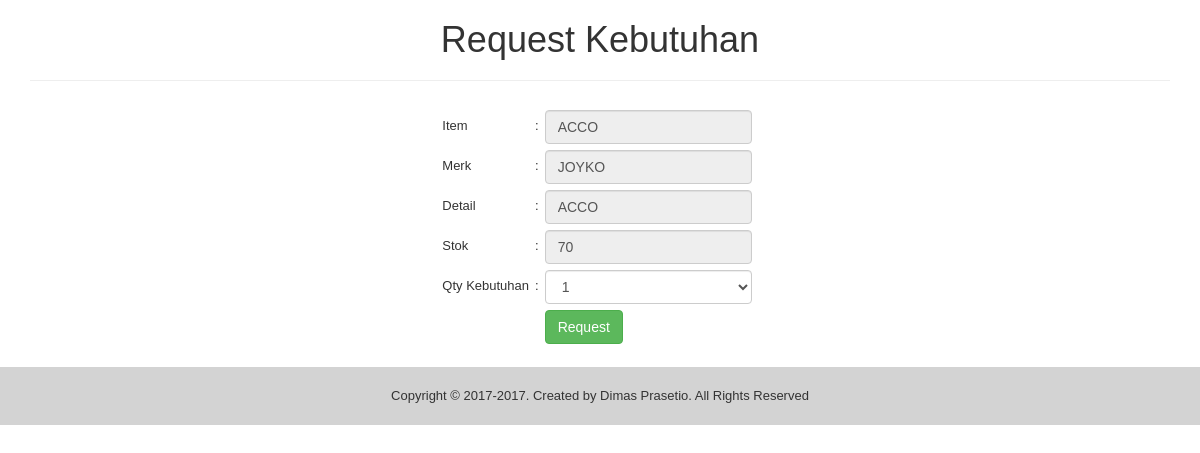
Page /inc/request.php?id=ACC-J01-08-NA (signed in) on the committed database.
### tables this page shows
CREATE TABLE `tbl_inventory` (
  `id` varchar(20) NOT NULL,
  `item` varchar(100) NOT NULL,
  `merk` varchar(45) NOT NULL,
  `type` varchar(45) DEFAULT NULL,
  `warna` varchar(45) DEFAULT NULL,
  `ukuran` varchar(45) DEFAULT NULL,
  `detail` varchar(300) DEFAULT NULL,
  `stok` int(4) NOT NULL,
  `satuan` varchar(10) NOT NULL,
  `stok_min` int(4) NOT NULL,
  `updated_by` varchar(45) NOT NULL,
  `updated_date` varchar(45) NOT NULL,
  PRIMARY KEY (`id`)
);

### inc/request.php (the view, shortened to what this page needs)
<?php
include "../inc/koneksi.php";
?>
<!DOCTYPE html>
<html>
<head>
</head>
<link rel="stylesheet" href="../css/bootstrap.min.css"/>
<?php
$id = @$_GET['id'];
$query = mysqli_query($koneksi, "select * from tbl_inventory where id='$id'") or die (mysqli_error());
$r = mysqli_fetch_array($query);
?>
<body>
<div class="container">
<center>
<form action="" method="post">
<h1>Request Kebutuhan</h1><hr>
<table>
<tr>
	<td></td>
	<td></td>
	<td><input type="hidden" name="id" value="<?php echo $r['id']; ?>" /></td>
</tr>
<tr>
	<td>Item</td>
	<td>:</td>
	<td><input type="text" name="item" value="<?php echo $r['item']; ?>" class="form-control" readonly /></td>
</tr>
<tr>
	<td>Merk</td>
	<td>:</td>
	<td><input type="text" name="merk" value="<?php echo $r['merk']; ?>" class="form-control" readonly /></td>
</tr>
<tr>
	<td>Detail</td>
	<td>:</td>
	<td><input type="text" name="detail" value="<?php echo $r['detail']; ?>" class="form-control" readonly /></td>
</tr>
<tr>
	<td>Stok</td>
	<td>:</td>
	<td><input type="text" name="stok" value="<?php echo $r['stok']; ?>" class="form-control" readonly /><td>
<tr>
<tr>
	<td>Qty Kebutuhan</td>
	<td>:</td><td>
	<select name="qty" class="form-control">
		<?php
		for($i=1; $i<=10; $i++){
			echo '<option value="'.$i.'">'.$i.'</option>';
		}
		?>
	</select>
	<td>
<tr>
<tr><td></td><td></td><td><input type="submit" name="bok" value="Request" class="btn btn-success" /></td></tr>
</table>
</form>
</center></div><br>
<div id="footer">
     Copyright &copy; 2017-<?php echo date('Y'); ?>. Created by Dimas Prasetio. All Rights Reserved
</div>
</body>
</html>

### inc/request.php (style rules this page uses)
body { font-family: arial; }
table,tr,th,td,input { padding: 3px; text-align: left; font-size: 13px; }
#footer { text-align: center; padding: 20px; background-color: #D3D3D3; font-size: 13px; }

### rows in the picture
tbl_inventory: item "ACCO", merk "JOYKO", detail "ACCO", stok "70"

### other values in the picture
form field qty "1"
